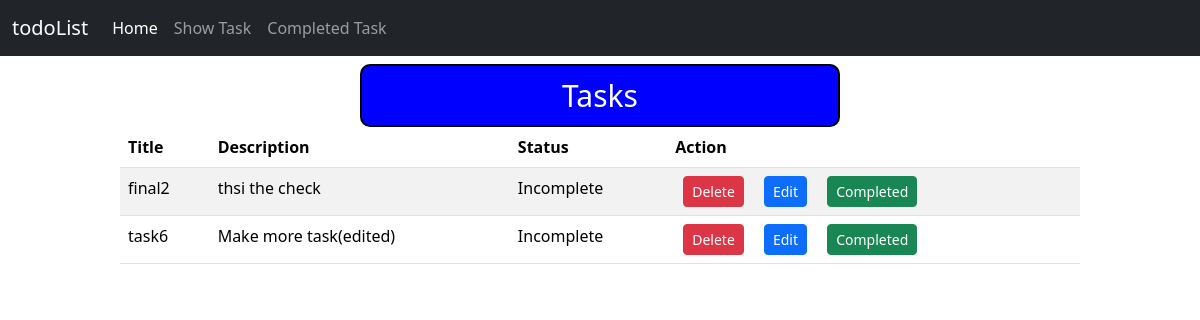
Screenshot of /show_task/ with the database file from the repository.
### todoList/models.py (models this page shows)
class TaskModel(models.Model):
    task_id = models.IntegerField(primary_key=True)
    tasktitle = models.CharField(max_length=50)
    taskDescription = models.TextField()
    is_completed = models.BooleanField(default=False)

### todoList/views.py (the view)
# urls.py: path('show_task/',views.show_task, name="show_task"),
def show_task(request):
    tasklist = TaskModel.objects.filter(is_completed=False)
    return render(request,'show_task.html', {'task': tasklist})

### todoList/templates/show_task.html (shortened to what this page needs)
{% extends "base.html" %}
{% load crispy_forms_tags %}
{% block content %}
<div style="width:80%; margin:auto;">
  <div style="background-color: blue;
  width: 50%;
  padding: 7px;
  margin: auto;
  border-radius: 10px;
  border: 2px solid black;
  text-align: center;
  color: white;
  font-size: 30px; ">Tasks</div>
    {% if task %}
    <table class="table table-striped">
        <thead>
          <tr>
            <th scope="col">Title</th>
            <th scope="col">Description</th>
            <th scope="col">Status</th>
              <th scope="col">Action</th>
          </tr>
        </thead>
        <tbody>
            {% for item in task %}
            <tr>
                <td>{{item.tasktitle}}</td>
                <td>{{item.taskDescription}}</td>
                <td>{% if not task.is_completed %}
                  Incomplete
              {% endif %}</td>
                <td>
                  <a href="{% url 'delete_task' id=item.task_id%}" class="btn btn-danger btn-sm mx-2">Delete</a>
                  <a href="{% url 'edit_task' id=item.task_id%}" class="btn btn-primary btn-sm mx-2">Edit</a>
                  <a href="{% url 'complete_task' id=item.task_id%}" class="btn btn-success btn-sm mx-2">Completed</a></td>
              </tr>
            {% endfor %}
        </tbody>
      </table>
      {% else %}
      <h3>No Data Available</h3>
      {% endif %}
 </div>
{% endblock content %}

### rows the page displays
TaskModel: tasktitle "final2", taskDescription "thsi the check"
TaskModel: tasktitle "task6", taskDescription "Make more task(edited)"
